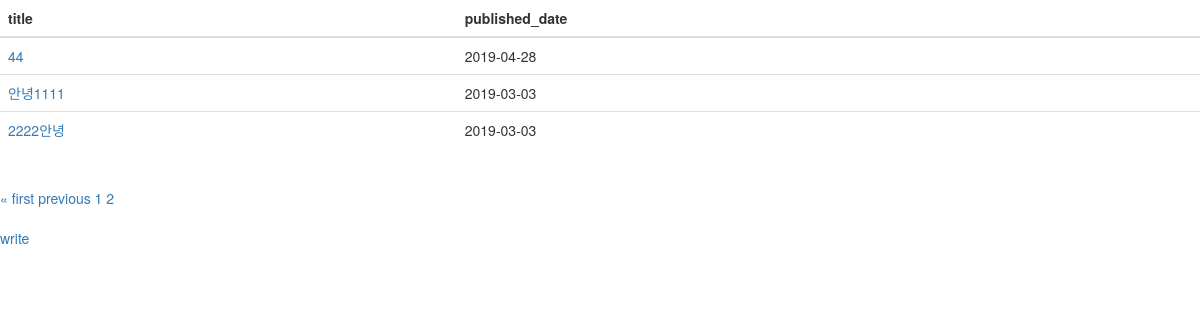
The page /myblog/?page=2 on the database as committed earlier.
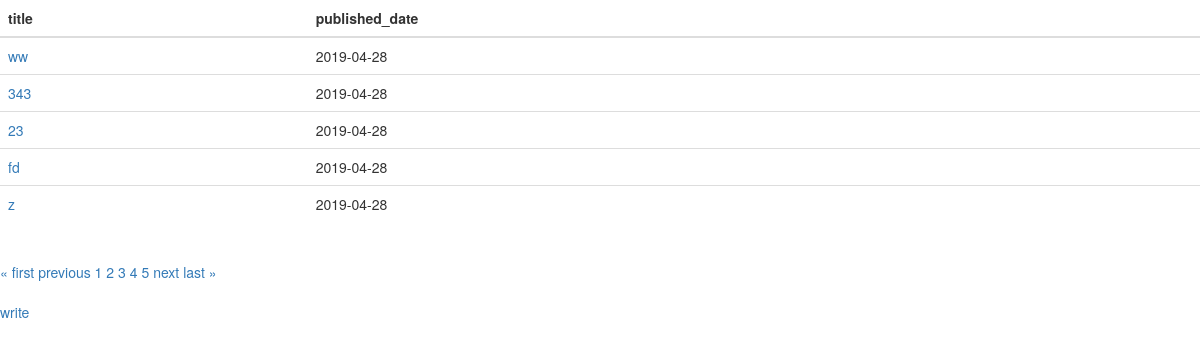
The same page on the database as committed later.
### myblog/models.py (models this page shows, shortened)
class Post(models.Model):
    autor = models.ForeignKey('auth.User', on_delete=models.CASCADE)
    title = models.CharField(max_length=255, null=False, blank=False)
    content = models.TextField()
    files = models.FileField(null=True, upload_to="myblog/media/%Y/%m/%d")
    created_date = models.DateTimeField(default=timezone.now)
    published_date = models.DateTimeField(default=timezone.now)

### myblog/views.py (the view)
# urls.py: path('', views.index, name="index"),
def index(request):
    posts = Post.objects.filter(published_date__lte = timezone.now())
    if request.GET.get('page'):
        page = int(request.GET.get('page'))
    else :
        page = int(1)
    p_range = int(5)
    paginator = Paginator(posts, p_range)
    current_block = math.ceil(page/p_range)
    start_block = (current_block-1)*p_range
    end_block = start_block+p_range
    page_range = paginator.page_range[start_block:end_block]
    posts = paginator.get_page(page)
    return render(request, 'myblog/list.html', {
        'posts' : posts,
        'page_range' : page_range,
        })

### myblog/templates/myblog/list.html
{% extends 'myblog/base.html' %}
{% block content %}
<div>
    <table class="table">
        <thead>
            <tr>
                <th>title</th>
                <th>published_date</th>
            </tr>
        </thead>
        <tbody>
            {% for post in posts %}
            <tr>
                <td>
                    <a href="{% url 'myblog:post' post.pk %}">{{ post.title }}</a>
                </td>
                <td>{{ post.published_date | date:"Y-m-d" }}</td>
            </tr>
            {% endfor %}
        </tbody>
    </table>
    <div class="pagination">
        <span class="step-links">
            {% if posts.has_previous %}
                <a href="?page=1">&laquo; first</a>
                <a href="?page={{ posts.previous_page_number }}">previous</a>
            {% endif %}
            <span class="current">
                {% for page in page_range %}
                <a href="?page={{page}}">{{ page }}</a>
                {% endfor %}
            </span>
            {% if posts.has_next %}
                <a href="?page={{ posts.next_page_number }}">next</a>
                <a href="?page={{ posts.paginator.num_pages }}">last &raquo;</a>
            {% endif %}
        </span>
    </div>
</div>
<a href="{% url 'myblog:write' %}">write</a>
{% endblock %}

### myblog/templates/myblog/base.html (shortened to what this page needs)
<!DOCTYPE html>
<html>
<head>
    <link rel="stylesheet" href="https://maxcdn.bootstrapcdn.com/bootstrap/3.3.2/css/bootstrap.min.css">
</head>
<body>
    {% block content %}
    {% endblock %}
</body>
</html>

Rows that differ between the two databases and show on the page:
no longer on this page (row unchanged): Post: title "44", published_date "2019-04-28"
no longer on this page (row unchanged): Post: title "안녕1111", published_date "2019-03-03"
no longer on this page (row unchanged): Post: title "2222안녕", published_date "2019-03-03"
added Post: title "ww", published_date "2019-04-28"
added Post: title "343", published_date "2019-04-28"
added Post: title "23", published_date "2019-04-28"
added Post: title "fd", published_date "2019-04-28"
added Post: title "z", published_date "2019-04-28"
Other text that changed with them:
new list line: "3"
new list line: "4"
new list line: "5"
text now shown: "next last »"
